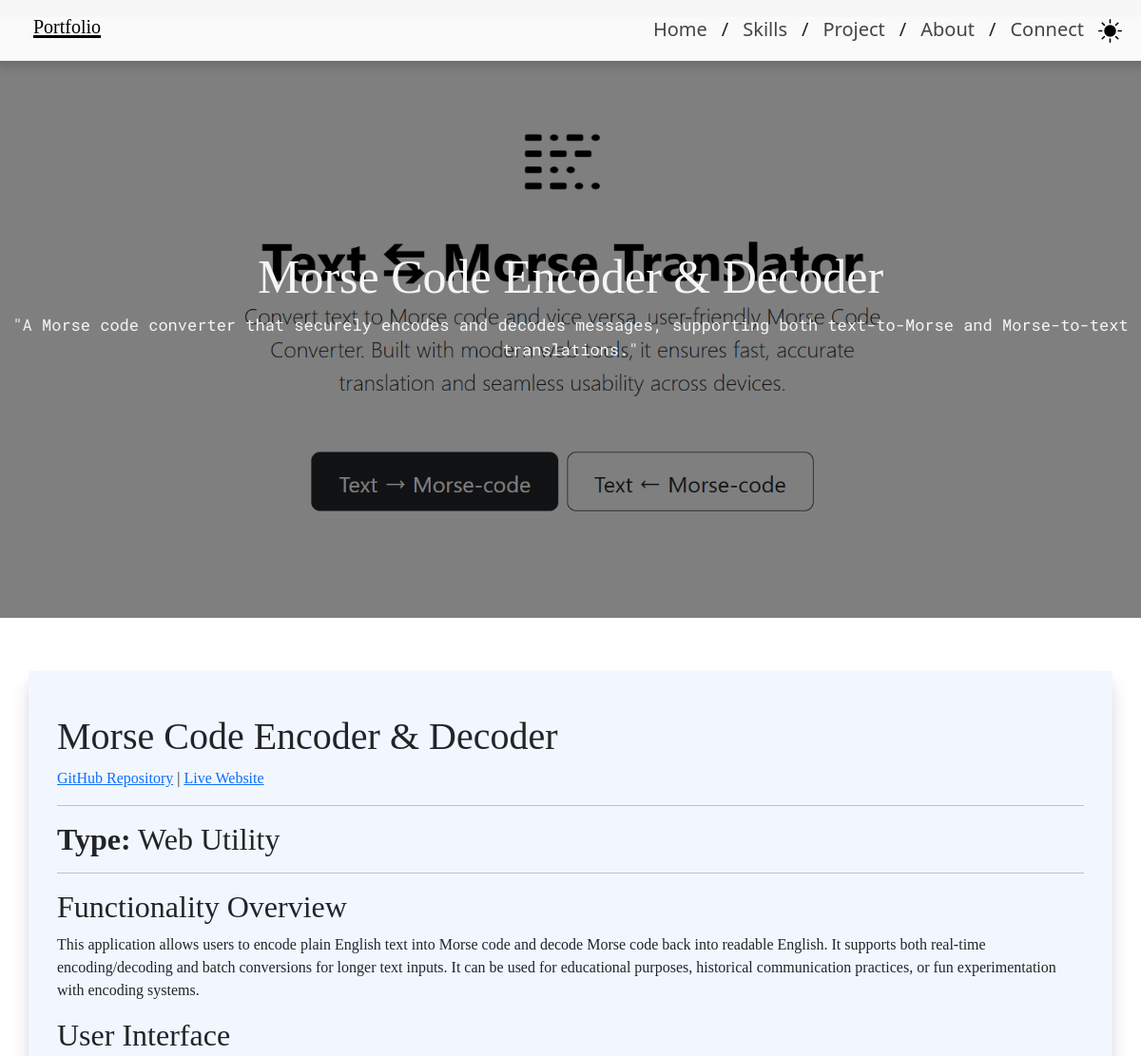
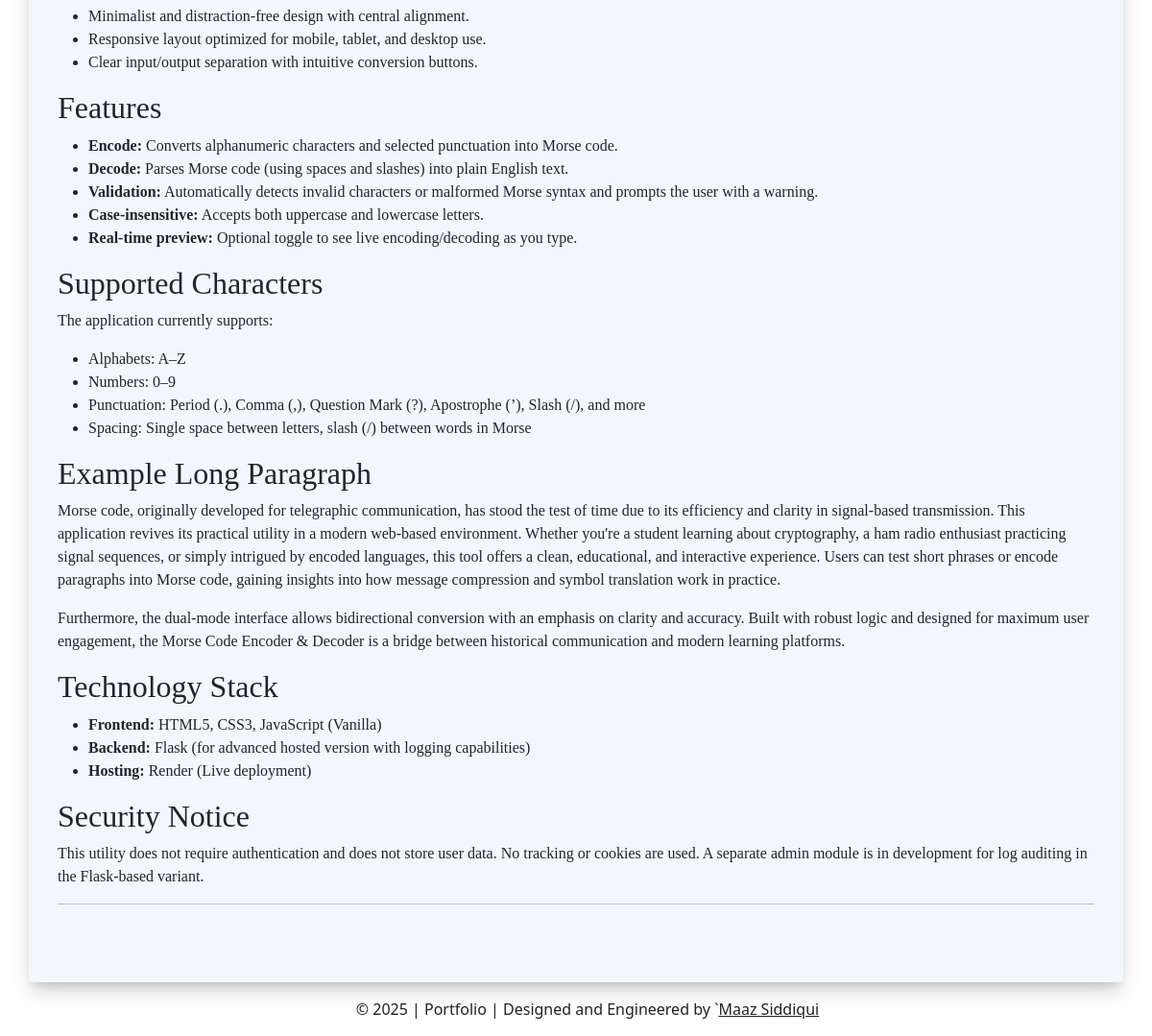
The page /maaz-project/3 on the database its author committed (2 pictures, top to bottom).
### app.py (models this page shows, shortened)
class PROJECT_POSTS(db.Model):
    __tablename__ = 'PROJECTS'
    id = db.Column(db.Integer, primary_key=True)
    title = db.Column(db.String, unique=True)
    s_description = db.Column(db.String, nullable=False)
    img = db.Column(db.String, nullable=False)
    body = db.Column(db.String, nullable=False)

### app.py (the view)
@app.route(f"/maaz-project/<id>")
def maaz_project(id):
    print('+=========================================REACHED View Project=========================================+')
    post = PROJECT_POSTS.query.filter_by(id=int(id)).first()
    if not post:
        return render_template('error.html'), 404
    return render_template("specific-project.html", post=post)

### templates/specific-project.html (shortened to what this page needs)
<!DOCTYPE html>
<html lang="en">
<head>
  <link href="https://cdn.jsdelivr.net/npm/bootstrap@5.3.7/dist/css/bootstrap.min.css" rel="stylesheet"
>
  <link rel="stylesheet" href="{{ url_for('static', filename='style.css') }}" />
</head>
<body>
  <div class="container">
    <header class="d-flex navdarkmode flex-wrap justify-content-center py-3 mb-4 fixed-top "
      >
      <a href="/"
        class="d-flex align-items-center mb-3 mb-md-0 me-md-auto nav-link-header link-body-emphasis text-decoration-none">
        <h5><span style="font-family:Rubik bold ;text-decoration: underline; text-decoration-thickness: 3px; text-decoration-color: black;">Portfolio</span></h5>
        <p class="nav nav-pills">
          <a href="#home" class="nav-link-header footerdarkmode active-link" aria-current="page">Home</a> /
          <a href="#skills" class="nav-link-header footerdarkmode active-link">Skills</a> /
          <a href="#projects" class="nav-link-header footerdarkmode active-link">Project</a> /
          <a href="#about" class="nav-link-header footerdarkmode active-link">About</a> /
          <a href="#connect" class="nav-link-header footerdarkmode active-link">Connect</a>
        </p>
      <div style="cursor:pointer">
        </div>
    </header>
  </div>
  <div class="project-bg ">
    <p class="para" style="font-family: Roboto Mono;font-size: 17px;">
      <span style="font-size: 50px; font-family: Rubik bold">{{post.title}}</span><br />{{post.s_description}}
    </p>
  </div>
  <br />
  <div class="c container darkmode ">{{ post.body|safe }}</div>
  <footer class="py-3 footerdarkmode"
    style="display: flex; justify-content: center; align-items: center; flex-direction: column; text-align: center;">
    <p class="col-md-5 ms-4 mb-0 ">© 2025 | Portfolio | Designed and Engineered by `<u>Maaz Siddiqui</u></p>
  </footer>
</body>
</html>

### static/style.css (style rules this page uses)
.darkmodelogo { width: 25px; height: 25px; transition: transform 0.5s ease-in-out; color: #000; }
.navdarkmode { box-shadow: 0 0 11px 5px rgba(0, 0, 0, 0.163); color: #222222; background-color: rgba(255, 255, 255, 0.966); }
.footerdarkmode { color: #222222; background-color: rgba(255, 255, 255, 0); }
.darkmode { background-color: #f8f9fa; box-shadow: 0 12px 20px -3px rgba(0, 0, 0, 0.18), 0 6px 8px -4px rgba(0, 0, 0, 0.12); }
header { box-shadow: 0 0 11px 5px rgba(255, 255, 255, 0.163); }
footer { box-shadow: 0 0 11px 5px rgba(255, 255, 255, 0.163); }
html, body { overflow-x: hidden; }

### rows shown on the page
PROJECT_POSTS: title "Morse Code Encoder & Decoder", s_description "\"A Morse code converter that securely encodes and decodes messages, supporting both text-to-Morse and Morse-to-text translations.\"", body "Morse Code Encoder & Decoder GitHub Repository | Live Website Type: Web Utility Functionality Overview This application allows users to encode plain English text into Morse code and decode Morse code back into readable English. It supports both real-time encoding/decoding and batch conversions for longer text inputs. It can be used for educational purposes, historical communication practices, or fun experimentation with encoding systems. User Interface Minimalist and distraction-free design with central alignment. Responsive layout optimized for mobile, tablet, and desktop use. Clear input/output separation with intuitive conversion buttons. Features Encode: Converts alphanumeric characters…"
